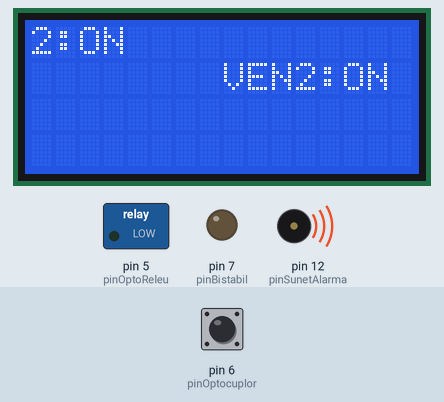
A sketch run on a simulated Arduino Uno, built with avr-gcc and run on an emulated ATmega328P. Parts: 16×4 character LCD, switched loads named in the sketch (green lamp = pin HIGH), output pins drawn as LEDs (lit = HIGH), buzzer (waves = sounding). Inputs (shaded band) come from the test bench; at power-on: pin 6 (pinOptocuplor) LOW. The modem accepts every AT command (registered, SIM ready, sends succeed) and sends nothing else; what the sketch prints to the serial monitor is not drawn.

Above: at 1.2 s.
1.3 s: pin 6 (pinOptocuplor) pulled HIGH for 2.35 s
At 4.1 s:
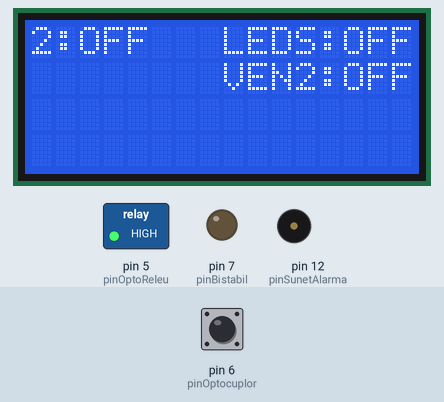
At 5.4 s:
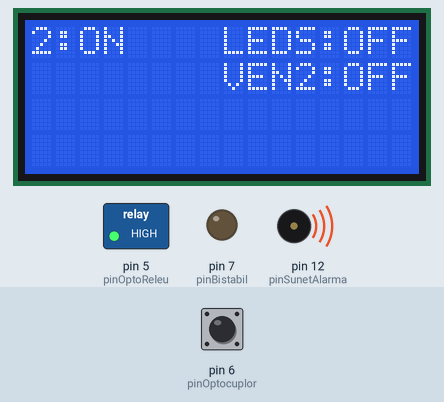
Timing chart, 0 to 36.0 s (numbered marks = the images above; inputs shaded):
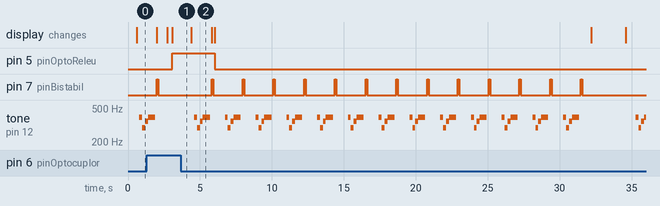

The sketch:

AlarmaGSM.ino
```cpp
#include <LiquidCrystal_I2C.h>
#include <Wire.h>
#include <SoftwareSerial.h>

#include "Wire.h"
#include "LiquidCrystal_I2C.h"

LiquidCrystal_I2C lcd(0x27, 16, 4);

const int pinOptoReleu = 5;
const int pinOptocuplor = 6;
const int pinBistabil = 7;
const int pinSunetAlarma = 12;

// RX și TX conectate la modul SIM800L
SoftwareSerial sim800(10, 11);  // RX, TX

int wait = 0;
int Do = 262, Re = 294, Mi = 330, Fa = 349, Sol = 392,
    La = 440, Si = 494, Do2 = 524;

unsigned long milisec1 = 0;
unsigned long milisec2 = 0;
unsigned long milisec3 = 0;
unsigned long milisec4 = 0;

const long intervalReadOctocuplor = 100;  // interval pentru citire optocuplor (in ms)
const long intervalLumini = 200;          // interval pentru activare vizuala (in ms)
const long intervalSunet = 300;           // interval pentru activare sonora (in ms)
const long intervalSMS = 30000;           // interval pentru trimitere SMS (in ms)

void setup() {

  Serial.begin(9600);  // viteza pentru PC
  sim800.begin(9600);  // viteza SIM800L
  //Serial.println("Trimite AT:");

  pinMode(pinOptoReleu, OUTPUT);
  digitalWrite(pinOptoReleu, LOW);  // motorul OPRIT la pornire (depinde dacă releul e low-trigger)

  pinMode(pinOptocuplor, INPUT);  // dacă ieșirea e deschis-collector, poți folosi INPUT_PULLUP

  pinMode(pinBistabil, OUTPUT);
  digitalWrite(pinBistabil, LOW);
  pinMode(pinSunetAlarma, OUTPUT);

  lcd.init();
  lcd.backlight();

  lcd.clear();
  lcd.setCursor(0, 0);
  lcd.print("2:");
}

void loop() {

  int valOptocuplor = digitalRead(pinOptocuplor);

  unsigned long milisecCurent = millis();

  // Simulare multi thread
  if (milisecCurent - milisec1 >= intervalReadOctocuplor) {
    milisec1 = milisecCurent;
    AfiseazaStareOctocuplor(valOptocuplor);
  }

  if (milisecCurent - milisec2 >= intervalSunet) {
    milisec2 = milisecCurent;
    ActiveazaSunet(valOptocuplor);
  }

  if (milisecCurent - milisec3 >= intervalLumini) {
    milisec3 = milisecCurent;
    ComutaBistabili(valOptocuplor);
  }

  ActiveazaOptoReleu(valOptocuplor);

  if (milisecCurent - milisec4 >= intervalSMS) {
    milisec4 = milisecCurent;
    TrimiteSMS(valOptocuplor);
  }
}

void AfiseazaStareOctocuplor(int valoareOctocuplor) {
  lcd.setCursor(2, 0);
  lcd.print("   ");
  lcd.setCursor(2, 0);
  if (valoareOctocuplor == LOW) {
    lcd.print("ON");
  } else {
    lcd.print("OFF");
  }
  delay(200);
}

void ComutaBistabili(int valoareOctocuplor) {
  lcd.setCursor(8, 0);
  lcd.print("LEDS:   ");
  lcd.setCursor(8, 0);
  lcd.print("LEDS:");

  if (valoareOctocuplor == LOW) {
    lcd.print("ON");
    // Impuls pentru comutare
    digitalWrite(pinBistabil, HIGH);
    delay(100);  // impuls scurt
    digitalWrite(pinBistabil, LOW);
    delay(100);  // pauză între comutări
  } else {
    lcd.print("OFF");
  }
}

void ActiveazaSunet(int valoareOctocuplor) {

  if (valoareOctocuplor == LOW) {
    wait = 200;
    tone(pinSunetAlarma, Sol, wait);
    delay(200);
    tone(pinSunetAlarma, Re, wait);
    delay(200);
    tone(pinSunetAlarma, Fa, wait);
    delay(200);
    wait = 500;
    tone(pinSunetAlarma, Sol, wait);
    delay(500);
  } else {
    noTone(pinSunetAlarma);
  }

  delay(100);
}

void TrimiteSMS(int valoareOctocuplor) {
  lcd.setCursor(0, 1);
  lcd.print("SMS:   ");
  lcd.setCursor(0, 1);
  lcd.print("SMS:");

  // Serial.println("=== Test functionalitate pentru modulul GSM SIM800L V2.0 ===");

  // delay(1000);                    // asteaptapentru inițializare
  // TrimiteComenziGSM("AT");        // test comunicare
  // TrimiteComenziGSM("AT+GMR");    // versiune firmware
  // TrimiteComenziGSM("AT+CPIN?");  // status SIM
  // TrimiteComenziGSM("AT+CSQ");    // semnal GSM
  // TrimiteComenziGSM("AT+CREG?");  // inregistrare in retea
  // TrimiteComenziGSM("AT+CBC");    // alimentare / baterie

  if (valoareOctocuplor == LOW) {
    // trimite SMS la telefonul
    TrimiteComenziGSM("AT");         // test comunicare
    TrimiteComenziGSM("AT+CSQ");     // semnal GSM
    TrimiteComenziGSM("AT+CREG?");   // inregistrare in retea
    TrimiteComenziGSM("AT+CMGF=1");  // spcifica mesajul in mod text

    sim800.print("AT+CMGS=\"0787674842\"\r"); // numarul de telefon

    sim800.println("Alarma Gaz.");  // mesajul SMS
    delay(300);

    sim800.write(26);  // 26 = CTRL+Z, se trimite mesajul
    lcd.print("ON"); // SMS-ul a fost trimis
  } else {
    lcd.print("OFF");
  }
  delay(500);
}

void ActiveazaOptoReleu(int valoareOctocuplor) {
  lcd.setCursor(8, 1);
  lcd.print("VEN2:   ");
  lcd.setCursor(8, 1);
  lcd.print("VEN2:");

  if (valoareOctocuplor == LOW) {
    // Activeaza al doilea ventilator
    digitalWrite(pinOptoReleu, LOW);

    lcd.print("ON");
  } else {
    digitalWrite(pinOptoReleu, HIGH);
    lcd.print("OFF");
  }
  delay(500);
}

void TrimiteComenziGSM(String cmd) {
  sim800.println(cmd);
  delay(500);
  while (sim800.available()) {
    Serial.write(sim800.read());
  }
}
```

Measured:
- after the input at 1.3 s, pin 5 (pinOptoReleu): LOW → HIGH after 1.8 s, → LOW 3.0 s later; the display: first differs from a run without the input after 1.4 s (image 1 shows a later state)
- by itself, tone on pin 12 (pinSunetAlarma): plays 392 Hz for 0.50 s, 392 Hz for 0.20 s, 294 Hz for 0.20 s, 349 Hz for 0.20 s, 392 Hz for 0.50 s, 392 Hz for 0.20 s … (57 notes in this stretch)
